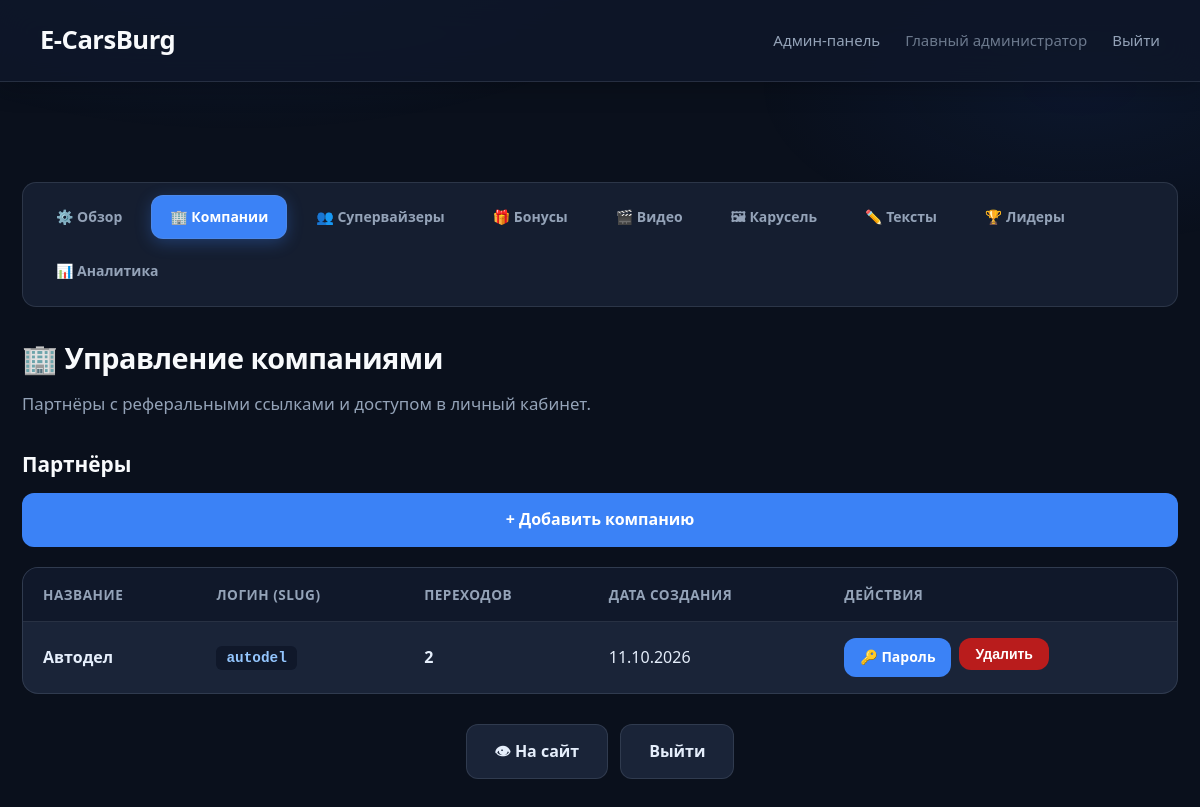
Screenshot of /admin/companies (signed in) with the database file from the repository.
### models.py (models this page shows, shortened)
class Company(Base):
    __tablename__ = 'companies'
    id: Mapped[int] = mapped_column(primary_key=True, index=True)
    name: Mapped[str] = mapped_column(String(100), nullable=False)
    slug: Mapped[str] = mapped_column(String(50), unique=True, index=True, nullable=False)
    description: Mapped[str] = mapped_column(Text, nullable=True)
    email: Mapped[str] = mapped_column(String(100), unique=True, nullable=False)
    password_hash: Mapped[str] = mapped_column(String(255), nullable=False)
    is_admin: Mapped[bool] = mapped_column(Boolean, default=False)
    role: Mapped[str] = mapped_column(String(20), default=ROLE_PARTNER, nullable=False, index=True)
    created_by_id: Mapped[int] = mapped_column(ForeignKey('companies.id'), nullable=True, index=True)
    created_at: Mapped[datetime] = mapped_column(DateTime, default=datetime.utcnow)
    clicks: Mapped[list["ClickEvent"]] = relationship(
        "ClickEvent",
        back_populates="company",
        cascade="all, delete-orphan"
    )
    created_by = relationship("Company", remote_side=[id], foreign_keys=[created_by_id])
    @property
    def is_authenticated(self):
        return True
    def get_role(self) -> str:
        if self.role:
            return self.role
        return ROLE_ADMIN if self.is_admin else ROLE_PARTNER
    @property
    def is_main_admin(self) -> bool:
        return self.get_role() == ROLE_ADMIN
    @property
    def is_supervisor(self) -> bool:
        return self.get_role() == ROLE_SUPERVISOR
    @property
    def is_staff(self) -> bool:
        return self.get_role() in (ROLE_ADMIN, ROLE_SUPERVISOR)
    @property
    def role_label(self) -> str:
        return {
            ROLE_ADMIN: 'Главный администратор',
            ROLE_SUPERVISOR: 'Супервайзер',
            ROLE_PARTNER: 'Партнёр',
        }.get(self.get_role(), 'Пользователь')

### app.py (the view)
@app.route('/admin/companies')
@staff_required
def admin_companies():
    db = SessionLocal()
    try:
        q = db.query(Company).filter(Company.role == ROLE_PARTNER)
        if current_user.is_supervisor:
            q = q.filter(Company.created_by_id == current_user.id)
        companies = q.order_by(Company.created_at.desc()).all()
        companies_data = []
        for comp in companies:
            click_count = db.query(ClickEvent).filter_by(company_id=comp.id).count()
            companies_data.append({
                'company': comp,
                'clicks': click_count
            })
        return render_template('admin_companies.html', companies_data=companies_data)
    finally:
        db.close()

### app.py (called while the page is built)
@login_manager.user_loader
def load_user(user_id):
    db = SessionLocal()
    try:
        return db.get(Company, int(user_id))
    finally:
        db.close()

def staff_required(f):
    from functools import wraps
    @wraps(f)
    @login_required
    def decorated_function(*args, **kwargs):
        if not current_user.is_staff:
            flash('Доступ запрещён.', 'error')
            return redirect(url_for('post_login_redirect'))
        return f(*args, **kwargs)
    return decorated_function

### templates/admin_companies.html (shortened to what this page needs)
{% extends "admin_base.html" %}
{% set active_nav = "companies" %}
{% block content %}
        <h1>🏢 {% if current_user.is_supervisor %}Мои компании{% else %}Управление компаниями{% endif %}</h1>
        <p>{% if current_user.is_supervisor %}Компании-партнёры, которые вы создали. Здесь можно выдать или сменить пароль.{% else %}Партнёры с реферальными ссылками и доступом в личный кабинет.{% endif %}</p>
        <div class="section-header">
            <h2>Партнёры</h2>
            <a href="{{ url_for('admin_add_company') }}" class="btn btn-primary">+ Добавить компанию</a>
        </div>
        <table class="leaderboard-table">
            <thead>
                <tr>
                    <th>Название</th>
                    <th>Логин (slug)</th>
                    <th>Переходов</th>
                    <th>Дата создания</th>
                    <th>Действия</th>
                </tr>
            </thead>
            <tbody>
                {% if companies_data %}
                    {% for item in companies_data %}
                    <tr>
                        <td><strong>{{ item.company.name }}</strong></td>
                        <td><code>{{ item.company.slug }}</code></td>
                        <td><strong>{{ item.clicks }}</strong></td>
                        <td>{{ item.company.created_at.strftime('%d.%m.%Y') if item.company.created_at else '-' }}</td>
                        <td>
                            <div style="display: flex; gap: 8px; flex-wrap: wrap;">
                                <a href="{{ url_for('admin_change_password', company_id=item.company.id) }}" class="btn btn-primary btn-small" style="text-decoration: none;">🔑 Пароль</a>
                                {% if current_user.is_main_admin %}
                                <form method="POST" action="{{ url_for('admin_delete_company', company_id=item.company.id) }}" style="display: inline;" onsubmit="return confirm('Удалить компанию {{ item.company.name }}?')">
                                    <button type="submit" class="btn btn-danger btn-small">Удалить</button>
                                </form>
                                {% endif %}
                            </div>
                        </td>
                    </tr>
                    {% endfor %}
                {% endif %}
            </tbody>
        </table>
{% endblock %}

### templates/admin_base.html (shortened to what this page needs)
<!DOCTYPE html>
<html lang="ru">
<head>
    <link rel="stylesheet" href="{{ url_for('static', filename='style.css') }}">
</head>
<body class="admin-theme">
    <nav class="top-nav">
        <a href="{{ url_for('index') }}" class="nav-brand">E-CarsBurg</a>
        <div class="nav-links">
            {% if current_user.is_main_admin %}
                <a href="{{ url_for('admin_dashboard') }}" class="nav-link">Админ-панель</a>
            {% elif current_user.is_supervisor %}
                <a href="{{ url_for('admin_companies') }}" class="nav-link">Панель супервайзера</a>
            {% endif %}
            <span class="nav-link" style="opacity:0.7;">{{ current_user.role_label }}</span>
            <a href="{{ url_for('logout') }}" class="nav-link">Выйти</a>
        </div>
    </nav>
    <div class="container {% block container_class %}wide{% endblock %}">
        <nav class="admin-nav" aria-label="Разделы админки">
            {% if current_user.is_main_admin %}
                <a href="{{ url_for('admin_dashboard') }}" class="btn {% if active_nav == 'dashboard' %}active{% endif %}">⚙️ Обзор</a>
                <a href="{{ url_for('admin_companies') }}" class="btn {% if active_nav == 'companies' %}active{% endif %}">🏢 Компании</a>
                <a href="{{ url_for('admin_supervisors') }}" class="btn {% if active_nav == 'supervisors' %}active{% endif %}">👥 Супервайзеры</a>
                <a href="{{ url_for('admin_bonuses') }}" class="btn {% if active_nav == 'bonuses' %}active{% endif %}">🎁 Бонусы</a>
                <a href="{{ url_for('admin_media') }}" class="btn {% if active_nav == 'media' %}active{% endif %}">🎬 Видео</a>
                <a href="{{ url_for('admin_gallery') }}" class="btn {% if active_nav == 'gallery' %}active{% endif %}">🖼 Карусель</a>
                <a href="{{ url_for('admin_texts') }}" class="btn {% if active_nav == 'texts' %}active{% endif %}">✏️ Тексты</a>
                <a href="{{ url_for('admin_leaderboard') }}" class="btn {% if active_nav == 'leaderboard' %}active{% endif %}">🏆 Лидеры</a>
                <a href="{{ url_for('admin_analytics') }}" class="btn {% if active_nav == 'analytics' %}active{% endif %}">📊 Аналитика</a>
            {% elif current_user.is_supervisor %}
                <a href="{{ url_for('admin_companies') }}" class="btn {% if active_nav == 'companies' %}active{% endif %}">🏢 Мои компании</a>
                <a href="{{ url_for('admin_add_company') }}" class="btn {% if active_nav == 'add_company' %}active{% endif %}">➕ Создать компанию</a>
            {% endif %}
        </nav>
        {% block content %}{% endblock %}
        {% block footer_actions %}
        <div class="actions" style="margin-top: 30px;">
            <a href="{{ url_for('index') }}" class="btn" target="_blank">👁 На сайт</a>
            <a href="{{ url_for('logout') }}" class="btn">Выйти</a>
        </div>
        {% endblock %}
    </div>
</body>
</html>

### rows the page displays
Company: role_label "Главный администратор"
Company: company.name "Автодел", company.slug "autodel", company.created_at "11.10.2026"

### other values shown
{{ item.clicks }} "2"
